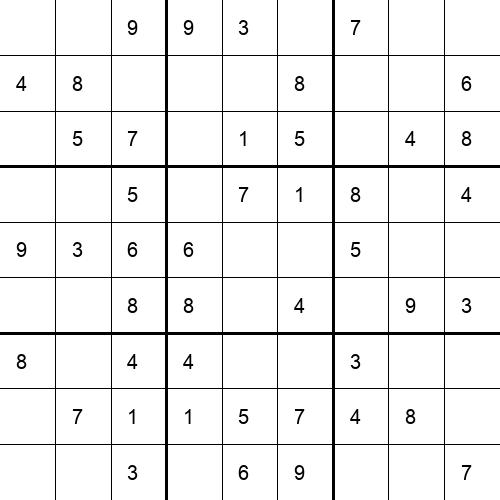

Reproduce this figure in Python.
from random import shuffle
from PIL import Image, ImageDraw, ImageFont
from random import randint, choice

column_order = [[[2, 0, 0], [0, 1, 1], [1, 2, 2]], [[1, 0, 0], [2, 1, 1], [0, 2, 2]], [[0, 2, 0], [1, 0, 1], [2, 1, 2]], [[0, 1, 0], [1, 2, 1], [2, 0, 2]], [[0, 0, 2], [1, 1, 0], [2, 2, 1]], [[0, 0, 1], [1, 1, 2], [2, 2, 0]], [[0, 0, 0], [1, 1, 1], [2, 2, 2]], [[1, 2, 2], [2, 0, 0], [0, 1, 1]], [[0, 2, 2], [1, 0, 0], [2, 1, 1]], [[2, 1, 2], [0, 2, 0], [1, 0, 1]], [[2, 0, 2], [0, 1, 0], [1, 2, 1]], [[2, 2, 1], [0, 0, 2], [1, 1, 0]], [[2, 2, 0], [0, 0, 1], [1, 1, 2]], [[2, 2, 2], [0, 0, 0], [1, 1, 1]], [[0, 1, 1], [1, 2, 2], [2, 0, 0]], [[2, 1, 1], [0, 2, 2], [1, 0, 0]], [[1, 0, 1], [2, 1, 2], [0, 2, 0]], [[1, 2, 1], [2, 0, 2], [0, 1, 0]], [[1, 1, 0], [2, 2, 1], [0, 0, 2]], [[1, 1, 2], [2, 2, 0], [0, 0, 1]], [[1, 1, 1], [2, 2, 2], [0, 0, 0]]]
row_order = [[[2, 0, 1], [0, 1, 2], [0, 1, 2]], [[1, 2, 0], [0, 1, 2], [0, 1, 2]], [[0, 1, 2], [2, 0, 1], [0, 1, 2]], [[0, 1, 2], [1, 2, 0], [0, 1, 2]], [[0, 1, 2], [0, 1, 2], [2, 0, 1]], [[0, 1, 2], [0, 1, 2], [1, 2, 0]], [[0, 1, 2], [0, 1, 2], [0, 1, 2]], [[1, 2, 0], [2, 0, 1], [2, 0, 1]], [[0, 1, 2], [2, 0, 1], [2, 0, 1]], [[2, 0, 1], [1, 2, 0], [2, 0, 1]], [[2, 0, 1], [0, 1, 2], [2, 0, 1]], [[2, 0, 1], [2, 0, 1], [1, 2, 0]], [[2, 0, 1], [2, 0, 1], [0, 1, 2]], [[2, 0, 1], [2, 0, 1], [2, 0, 1]], [[0, 1, 2], [1, 2, 0], [1, 2, 0]], [[2, 0, 1], [1, 2, 0], [1, 2, 0]], [[1, 2, 0], [0, 1, 2], [1, 2, 0]], [[1, 2, 0], [2, 0, 1], [1, 2, 0]], [[1, 2, 0], [1, 2, 0], [0, 1, 2]], [[1, 2, 0], [1, 2, 0], [2, 0, 1]], [[1, 2, 0], [1, 2, 0], [1, 2, 0]]]

class Sudoku:
    def __init__(self, level = 1):
        base = [i + 1 for i in range(9)]
        shuffle(base)
        base = [base[0:3], base[3:6], base[6:9]]
        self.base = base
        self.row = ["123", "312", "231"]
        self.column = ["123", "312", "231"]
        self.order_row = choice(row_order)
        self.order_column = choice(row_order)
        self.sudoku = self.create(base)
        self.level = level
    def create(self, base):
        whole = []
        for i in range(3):
            three_rows = ["", "", ""]
            for ii in range(3):
                row = self.row[self.order_row[i][ii]]
                column = self.column[self.order_column[i][ii]]
                first = self.sort(base[int(row[0])-1], column)
                second = self.sort(base[int(row[1])-1], column)
                third = self.sort(base[int(row[2])-1], column)
                cols = [first, second, third]
                for a in range(3):
                    three_rows[a] += "".join(cols[a])
            whole.extend(three_rows)
        return whole
    def sort(self, who, how):
        new = []
        for i in how:
            new.append(str(who[int(i)-1]))
        return new
    def save(self, name = "sudoku.jpg", resolution = (500, 500)):
        img = Image.new("RGB", resolution, "white")
        font = ImageFont.truetype("Arial.ttf", 20)
        img_draw = ImageDraw.Draw(img)

        for i in range(8):
            w = 1
            if i == 2 or i == 5:
                w = 3
            img_draw.line((0, resolution[1]*(i+1)/9, resolution[1], resolution[1]*(i+1)/9), fill="black", width = w)
            img_draw.line((resolution[1]*(i+1)/9, 0,  resolution[1]*(i+1)/9, resolution[1]), fill="black", width = w)
        self.hide()
        for i, row in enumerate(self.sudoku):
            for ii, char in enumerate(row):
                if char != "*":
                    img_draw.text(font = font, xy = ((i+0.3)*resolution[0]/9, (ii+0.3)*resolution[1]/9), text = char, fill =(0,0,0))
        img.save(name)
    def hide(self):
        new = []
        for row in self.sudoku:
            new_row = ""
            for char in row:
                if randint(0,self.level):
                    char = "*"
                new_row += char
            new.append(new_row)
        self.sudoku = new
        return new

sudoku = Sudoku().save()